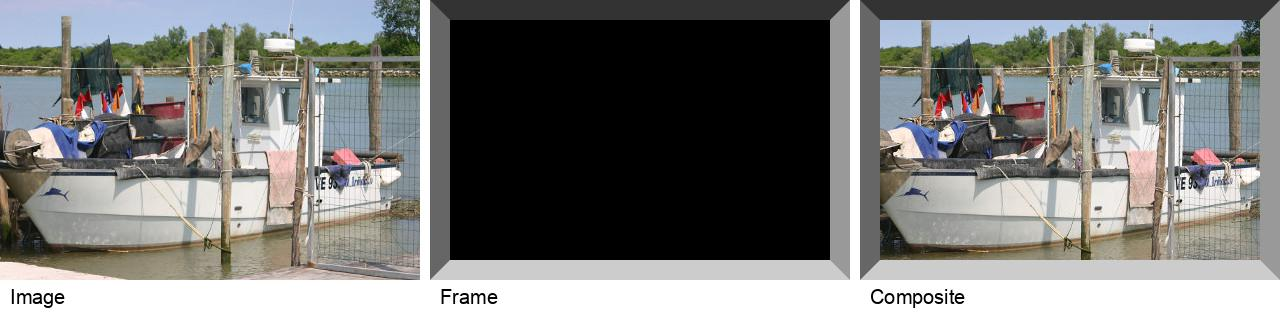

Write the Python code that produced this figure.
# Author:  Martin McBride
# Created: 2021-06-11
# Copyright (C) 2021, Martin McBride
# License: MIT

# Composite an image with a transparent frame
# This doesn't use ImageChops, it works because the frame image is transparent inside the frame.
# Note that we have to use the fram image as a mask when we call paste. This uses the A channel of the
# image as a mask.

from PIL import Image, ImageFilter, ImageDraw, ImageFont, ImageChops

image = Image.open('boat-small.jpg')
frame_image = Image.open('frame.png')
framed_image = image.copy()
framed_image.paste(frame_image, mask=frame_image)

# Place the images in a grid, with captions
output_image = Image.new('RGB', (1280, 320), 'white')
draw = ImageDraw.Draw(output_image)
font = ImageFont.truetype("Arial.ttf", 20)

x, y = 0, 0
draw.text((x+10, y+285), "Image", font=font, fill=0)
output_image.paste(image, (x, y))

x, y = 430, 0
draw.text((x+10, y+285), "Frame", font=font, fill=0)
output_image.paste(frame_image, (x, y))

x, y = 860, 0
draw.text((x+10, y+285), "Composite", font=font, fill=0)
output_image.paste(framed_image, (x, y))

output_image.save('imagechops-alpha-image.jpg')
